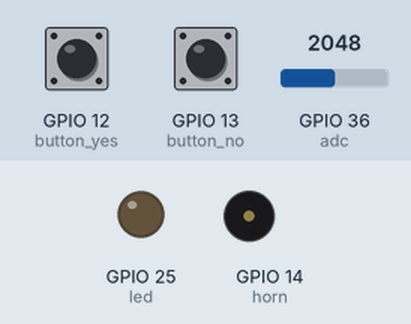
Simulated run of this program. Board: ESP32 board running MicroPython. Shown: output pins drawn as LEDs (lit = HIGH), buzzer (waves = sounding). Inputs (shaded band) come from the test bench; at power-on: GPIO 12 (button_yes) HIGH, GPIO 13 (button_no) HIGH, GPIO 36 (adc) = 2048 (analog values on the 0–4095 scale). Files the program writes start out absent; what the program prints to the serial console is not drawn.

Above: at 1.3 s.
1.4 s: GPIO 12 (button_yes) pulled LOW for 1 s
At 1.92 s:
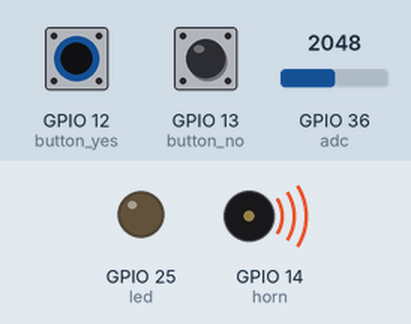
3.9 s: GPIO 13 (button_no) pulled LOW for 3.2 s
At 4.42 s:
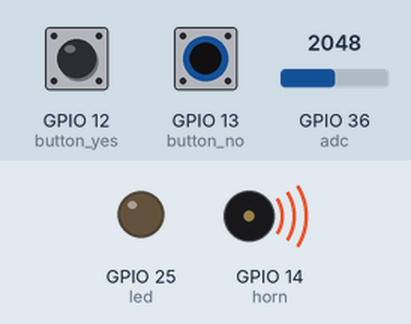
8.6 s: GPIO 12 (button_yes) pulled LOW for 3.2 s
At 9.43 s:
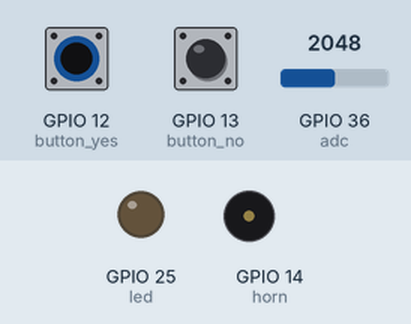
Timing chart, 0 to 13.9 s (numbered marks = the images above; inputs shaded):
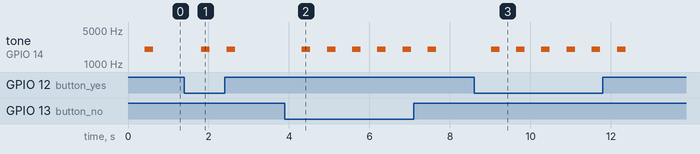

The program:

getvoice.py
```python
''' 收集 "開燈" "關燈" "其他"
    on    off    others
'''
from machine import Pin,ADC,PWM
import time

led=Pin(25,Pin.OUT,value=0)             # LED燈腳位
horn=PWM(Pin(14),duty=0,freq=2000)      # 喇叭腳位
button_yes=Pin(12,Pin.IN,Pin.PULL_UP)   # 儲存按鈕
button_no=Pin(13,Pin.IN,Pin.PULL_UP)    # 捨棄按鈕

adc = ADC(Pin(36))       # 設定36為ADC腳位
adc.width(ADC.WIDTH_12BIT)
adc.atten(ADC.ATTN_11DB)

f = open('on.txt','w')   # 檔案名稱

for i in range(100):     # 100筆資料
    time.sleep(0.1)
    if(i>=100/2):        # 紀錄次數過半時, 開啟燈
        led.value(1)

    print('')
    print('第'+str(i+1)+'筆')
    while True:
        sound=adc.read()   # 接收聲音
        if(sound>100):     # 有聲音時
            print('')
            print('action')
            no_sound=0     # 重置沒聲音次數
            data=[sound]   # 重置data

            # 沒聲音次數少於150或超過資料儲存量時
            while(no_sound<150 and len(data)<550):
                sound=adc.read()  # 接收到的聲音
                data.append(sound)
                if(sound==0):     # 沒聲音時
                    no_sound+=1   # 沒聲音次數+1
                else:             # 有聲音時
                    no_sound=0    # 重置聲音次數
                time.sleep_us(500)
            data=data[:-150]      # 將0的部分刪除

            if(len(data)<150):    # 如果資料長度小於150, 認為是噪音
                print('noise, try again')
                continue
            # 播放音效
            for j in data:
                horn.duty(int(j/4))
                time.sleep_us(500)

            print(len(data))      # 顯示資料長度

            while(len(data)<400): # 如果資料長度不夠
                data.append(0)    # 補充數字0

            horn.duty(0)          # 關閉聲音

            print('Save or Delete?',end=' ')

            while(button_yes.value()==1 and
                  button_no.value()==1):
                time.sleep(0.01)

            if(button_yes.value()==0):
                f.write(str(data)[1:-1])  # data存到檔案中
                f.write("\n")             # 換行字元
                print('Save')
                break             # 跳脫while迴圈

            elif(button_no.value()==0):
                print('Delete')
                time.sleep(0.1)   # 避免出現雜訊
                print('try again')

        time.sleep_us(500)        # sleep_us=1微秒=0.000001秒
led.value(0)  # 關燈
f.close()
```

Measured:
- after the input at 1.4 s, tone on GPIO 14 (horn): alternates 2000 Hz for 0.21 s and silent for 0.42 s, 4 changes in all, then stays silent, starting after 0.42 s
- after the input at 3.9 s, tone on GPIO 14 (horn): alternates 2000 Hz for 0.21 s and silent for 0.42 s, 12 changes in all, then stays silent, starting after 0.42 s
- after the input at 8.6 s, tone on GPIO 14 (horn): alternates 2000 Hz for 0.21 s and silent for 0.42 s, 12 changes in all, then stays silent, starting after 0.42 s
